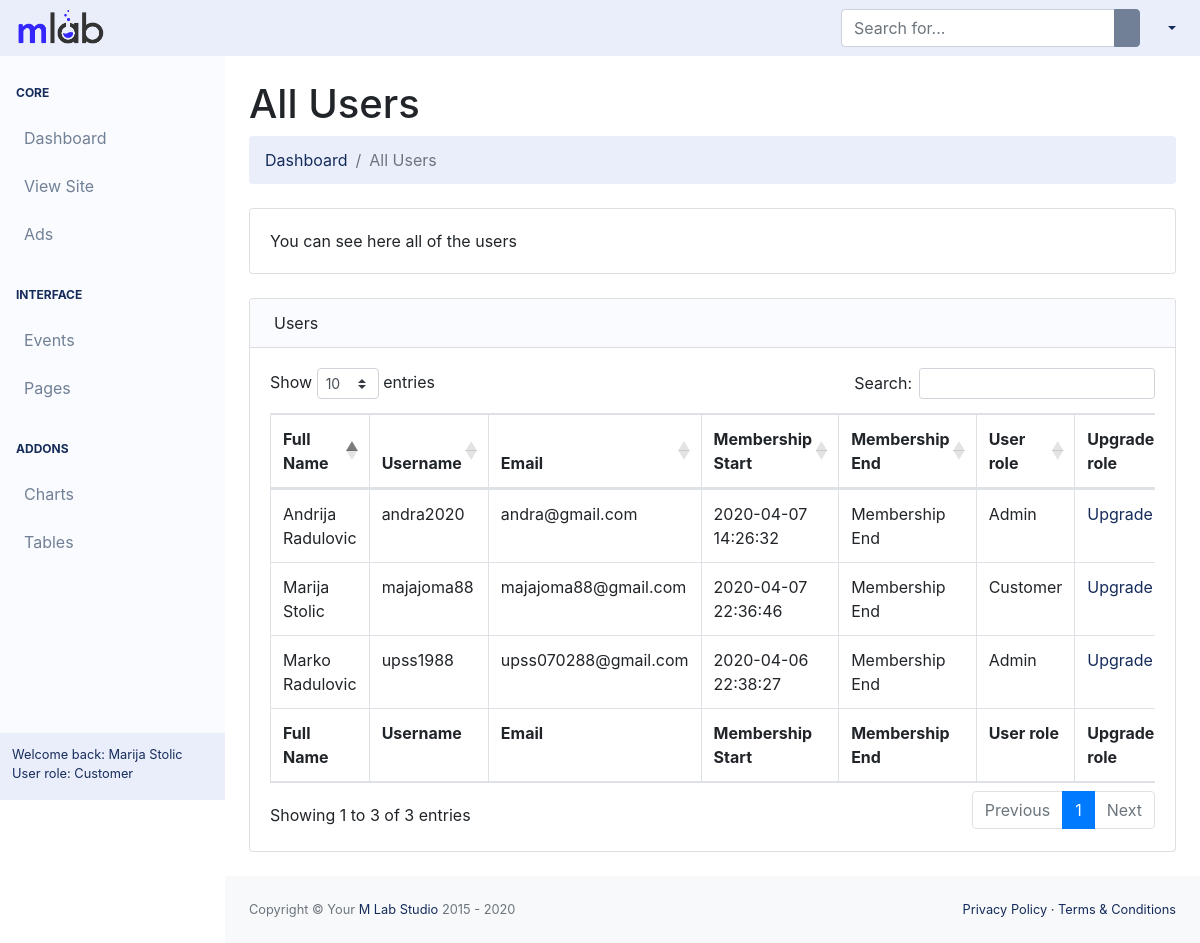
/backend/pages/all_users.php (signed in), run on the app's committed database.
### tables this page shows
CREATE TABLE `users` (
  `id` int(255) NOT NULL,
  `fname` varchar(20) NOT NULL,
  `lname` varchar(20) NOT NULL,
  `username` varchar(100) NOT NULL,
  `email` varchar(100) NOT NULL,
  `password` varchar(100) NOT NULL,
  `profile_image` varchar(100) NOT NULL,
  `work` varchar(50) NOT NULL,
  `education` varchar(50) NOT NULL,
  `phone_number` varchar(30) NOT NULL,
  `state` varchar(30) NOT NULL,
  `current_city` varchar(30) NOT NULL,
  `home_town` varchar(30) NOT NULL,
  `relationship_status` varchar(30) NOT NULL,
  `gender` varchar(30) NOT NULL,
  `hobbies` varchar(100) NOT NULL,
  `website` varchar(30) NOT NULL,
  `company` varchar(30) NOT NULL,
  `position` varchar(30) NOT NULL,
  `bio` varchar(250) NOT NULL,
  `date` timestamp NOT NULL DEFAULT current_timestamp(),
  `user_role` int(10) NOT NULL
);

### backend/config/Db.php (called while the page is built)
<?php
$dbhost = 'localhost';
$dbuser = 'root';
$dbpass = '';
$dbname = 'app';
$db = new Database($dbhost, $dbuser, $dbpass, $dbname);

### backend/config/Database.php (called while the page is built, shortened)
<?php
require_once 'Db.php';
class Database
{
    public $connection;
    protected $query;
    public function __construct($dbhost = 'localhost', $dbuser = 'root', $dbpass = '', $dbname = 'app', $charset = 'utf8')
    {
        $this->connection = new mysqli($dbhost, $dbuser, $dbpass, $dbname);
        $this->connection->set_charset($charset);
    }
    public function query($query)
    {
        if ($this->query = $this->connection->prepare($query)) {
            $this->query->execute();
        } else {
            $this->error('Unable to prepare MySQL statement (check your syntax) - ' . $this->connection->error);
        }
        return $this;
    }
    public function fetchAll($callback = null)
    {
        $params = array();
        $row = array();
        $meta = $this->query->result_metadata();
        while ($field = $meta->fetch_field()) {
            $params[] = &$row[$field->name];
        }
        call_user_func_array(array($this->query, 'bind_result'), $params);
        $result = array();
        while ($this->query->fetch()) {
            $r = array();
            foreach ($row as $key => $val) {
                $r[$key] = $val;
            }
            if ($callback != null && is_callable($callback)) {
                $value = call_user_func($callback, $r);
                if ($value == 'break') break;
            } else {
                $result[] = $r;
            }
        }
        return $result;
    }
}

### backend/src/templates/template-parts/admin_area/all_users/all_users.php (the view, shortened to what this page needs)
<table class="table table-bordered" id="dataTable" width="100%" cellspacing="0">
	<thead>
		<tr>
            <th>Full Name</th>
            <th>Username</th>
            <th>Email</th>
            <th>Membership Start</th>
            <th>Membership End</th>
            <th>User role</th>
            <th>Upgrade role</th>
		</tr>
	</thead>
	<tfoot>
		<tr>
            <th>Full Name</th>
            <th>Username</th>
            <th>Email</th>
            <th>Membership Start</th>
            <th>Membership End</th>
            <th>User role</th>
            <th>Upgrade role</th>
		</tr>
	</tfoot>
	<tbody>
	<?php
	$allUsers = $db->query('SELECT id, fname, lname, username, email, date, user_role FROM users ORDER BY id DESC')->fetchAll();
	foreach ($allUsers as $allUser) { ?>
		<tr>
			<td><?= $allUser['fname'] . ' ' . $allUser['lname'] ?></td>
			<td><?= $allUser['username'] ?></td>
			<td><?= $allUser['email'] ?></td>
			<td><?= $allUser['date'] ?></td>
			<td>Membership End</td>
			<td><?= ($allUser['user_role'] === 10) ? 'Admin' : 'Customer'; ?></td>
			<td>
                <a href="#" data-toggle="modal" class="upgradeBtn" data-target="#upgradeUserRole">Upgrade</a>
            </td>
		</tr>
	<?php } ?>
	</tbody>
</table>

### backend/src/templates/header/header.php (shortened to what this page needs)
<?php include 'C:/xampp/htdocs/App/backend/config/Database.php'; ?>
<!DOCTYPE html>
<html lang="en">
<head>
    <link href="css/styles.css" rel="stylesheet" />
    <link href="https://cdn.datatables.net/1.10.20/css/dataTables.bootstrap4.min.css" rel="stylesheet" />
</head>
<body class="sb-nav-fixed">
<nav class="sb-topnav navbar navbar-expand">
    <a class="navbar-brand" href="../../../../index.php"><img alt="Image placeholder" src="../../../../frontend/assets/img/brand/mlab-logo.png" id="navbar-logo"></a><button class="btn btn-link btn-sm order-1 order-lg-0" id="sidebarToggle" href="#"><i class="fas fa-bars"></i></button>
    <form class="d-none d-md-inline-block form-inline ml-auto mr-0 mr-md-3 my-2 my-md-0">
        <div class="input-group">
            <input class="form-control" type="text" placeholder="Search for..." aria-label="Search" aria-describedby="basic-addon2" />
            <div class="input-group-append">
                <button class="btn btn-primary" type="button"><i class="fas fa-search"></i></button>
            </div>
        </div>
    </form>
    <ul class="navbar-nav ml-auto ml-md-0">
        <li class="nav-item dropdown">
            <a class="nav-link dropdown-toggle" id="userDropdown" href="#" role="button" data-toggle="dropdown" aria-haspopup="true" aria-expanded="false"><i class="fas fa-user fa-fw"></i></a>
        </li>
    </ul>
</nav>

### backend/pages/all_users.php (shortened to what this page needs)
<?php include '../src/templates/header/header.php'; ?>
<div id="layoutSidenav">
	<div id="layoutSidenav_nav">
		<nav class="sb-sidenav accordion sb-sidenav-dark" id="sidenavAccordion">
			<?php include '../src/templates/template-parts/navigation/navigation.php'; ?>
			<?php include '../src/templates/auth/users/user_name.php'; ?>
		</nav>
	</div>
	<div id="layoutSidenav_content">
		<main>
			<div class="container-fluid">
				<h1 class="mt-4">All Users</h1>
				<ol class="breadcrumb mb-4">
					<li class="breadcrumb-item"><a href="index.php">Dashboard</a></li>
					<li class="breadcrumb-item active">All Users</li>
				</ol>
				<div class="card mb-4">
					<div class="card-body">You can see here all of the users</div>
				</div>
				<div class="card mb-4">
					<div class="card-header"><i class="fas fa-table mr-1"></i>Users</div>
					<div class="card-body">
						<div class="table-responsive">
							<?php include '../src/templates/template-parts/admin_area/all_users/all_users.php'; ?>
						</div>
					</div>
				</div>
			</div>
		</main>
		<?php include '../src/templates/footer/footer.php'; ?>
</body>
</html>

### backend/src/templates/template-parts/navigation/navigation.php (shortened to what this page needs)
<div class="sb-sidenav-menu">
    <div class="nav">
        <div class="sb-sidenav-menu-heading">Core</div>
        <a class="nav-link" href="/backend/pages/index.php">
            Dashboard</a>
        <a class="nav-link" href="http://app.beta/frontend/index.php" target="_blank">
            View Site</a>
            <a class="nav-link collapsed" href="#" data-toggle="collapse" data-target="#collapseAds" aria-expanded="false" aria-controls="collapseLayouts">
                Ads
            </a>
        <div class="sb-sidenav-menu-heading">Interface</div>
        <a class="nav-link collapsed" href="#" data-toggle="collapse" data-target="#collapseLayouts" aria-expanded="false" aria-controls="collapseLayouts">
            Events
        </a>
        <a class="nav-link collapsed" href="#" data-toggle="collapse" data-target="#collapsePages" aria-expanded="false" aria-controls="collapsePages">
            Pages
        </a>
        <div class="sb-sidenav-menu-heading">Addons</div>
        <a class="nav-link" href="charts.php">
            Charts</a>
        <a class="nav-link" href="tables.php">
            Tables</a>
    </div>
</div>

### backend/src/templates/auth/users/user_name.php (shortened to what this page needs)
<div class="sb-sidenav-footer">
    <div class="small">Welcome back: <?php echo $_SESSION['fname'].' '.$_SESSION['lname']; ?></div>
    <div class="small">User role: <?= $isAdmin = ($_SESSION['user_role'] === 10) ? 'Admin' : 'Customer'; ?></div>
</div>

### backend/src/templates/footer/footer.php (shortened to what this page needs)
<footer class="py-4 bg-light mt-auto">
    <div class="container-fluid">
        <div class="d-flex align-items-center justify-content-between small">
            <div class="text-muted">Copyright &copy; Your <a href="https://mlab-studio.com" target="_blank">M Lab Studio</a> 2015 - <?php echo date('Y') ?></div>
            <div>
                <a href="#">Privacy Policy</a>
                &middot;
                <a href="#">Terms &amp; Conditions</a>
            </div>
        </div>
    </div>
</footer>
</div>
</div>
</body>
</html>

### data on the page
users: fname "Marija", lname "Stolic", username "majajoma88", email "majajoma88@gmail.com", date "2020-04-07 22:36:46", user_role "Customer"
users: fname "Andrija", lname "Radulovic", username "andra2020", email "andra@gmail.com", date "2020-04-07 14:26:32", user_role "Admin"
users: fname "Marko", lname "Radulovic", username "upss1988", email "upss070288@gmail.com", date "2020-04-06 22:38:27", user_role "Admin"

### other printed values
$_SESSION['fname'] "Marija"
$_SESSION['lname'] "Stolic"
$isAdmin = ($_SESSION['user_role'] === 10) ? 'Admin' : 'Customer' "Customer"
